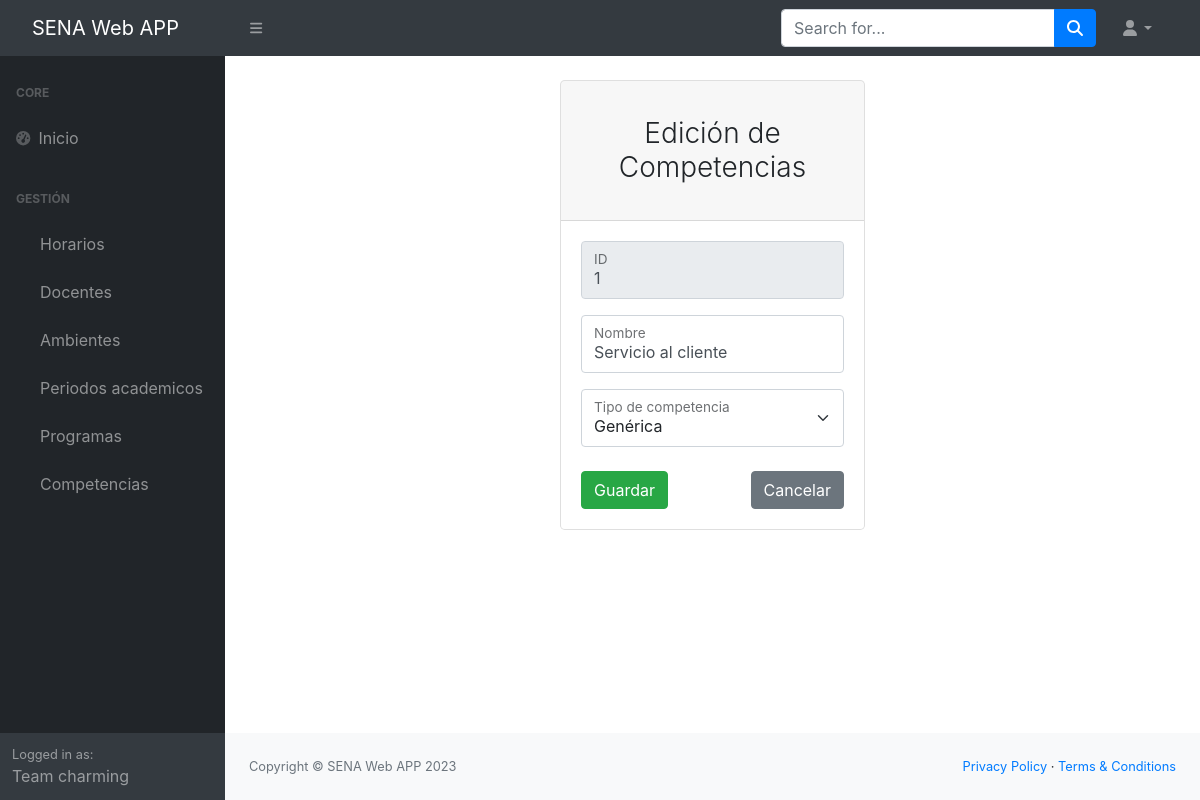
The page /editarCompetencia/1 on the database its author committed.
### Aplicaciones/Academico/models.py (models this page shows, shortened)
class Competencia(models.Model):
    id = models.PositiveIntegerField(primary_key=True)
    tipo_competencia =  models.CharField(max_length=1, choices=tipoCompetencia, default='G')
    nombre = models.CharField(max_length=100)
    class Meta:
        verbose_name = 'Competencia'
        verbose_name_plural = 'Competencias'
        db_table = 'competencia'

### Aplicaciones/Academico/views.py (the view)
# urls.py: path('editarCompetencia/<id>', views.editarCompetencia),
def editarCompetencia(request, id):
    competencia = Competencia.objects.get(id=id)
    return render(request, "edicion-competencia.html", {'competencia':competencia})

### Aplicaciones/Academico/templates/edicion-competencia.html (shortened to what this page needs)
{% extends "./base.html" %}
{% block body %}
<div class="row">
    <br>
    <div class="col-md-4 offset-md-4">
        <div class="card border-1 rounded-lg mt-4">
            <div class="card-header">
                <h3 class="text-center font-weight-light my-4">Edición de Competencias</h3>
            </div>
            <div class="card-body">
              <form action="/edicionCompetencia/" method="POST">{% csrf_token %}
                <div class="form-floating mb-3">
                    <input value="{{competencia.id}}" class="form-control" id="txtID" name="txtID" type="text" placeholder="Codigo" minlength="5" maxlength="5" readonly required>
                    <label for="txtID">ID</label>
                </div>
                <div class="form-floating mb-3">
                    <input value="{{competencia.nombre}}" class="form-control" id="txtNombre" name="txtNombre" type="text" placeholder="Nombre" maxlength="50" required>
                    <label for="txtNombre">Nombre</label>
                </div>
                <div class="form-floating mb-3">
                    <select  class="form-select" id="tipoCompetencia" name="tipoCompetencia" aria-label="Floating label select example">
                        {% if competencia.tipo_competencia == "G" %}
                        <option value="G" selected>Genérica</option>
                        {% else %}
                        <option value="G">Genérica</option>
                        <option value="E" selected>Específica</option>
                        {% endif %}
                    </select>
                    <label for="tipoCompetencia">Tipo de competencia</label>
                </div>
                <div class="d-flex align-items-center justify-content-between mt-4 mb-0">
                    <button type="submit" class="btn btn-success text-white">Guardar</button>
                    <a class="btn btn-secondary" href="/gestionCompetencias/">Cancelar</a>
                </div>
              </form>
            </div>
          </div>
    </div>
</div>
{% endblock %}

### rows shown on the page
Competencia: txtID "1", txtNombre "Servicio al cliente", tipoCompetencia "Genérica"
